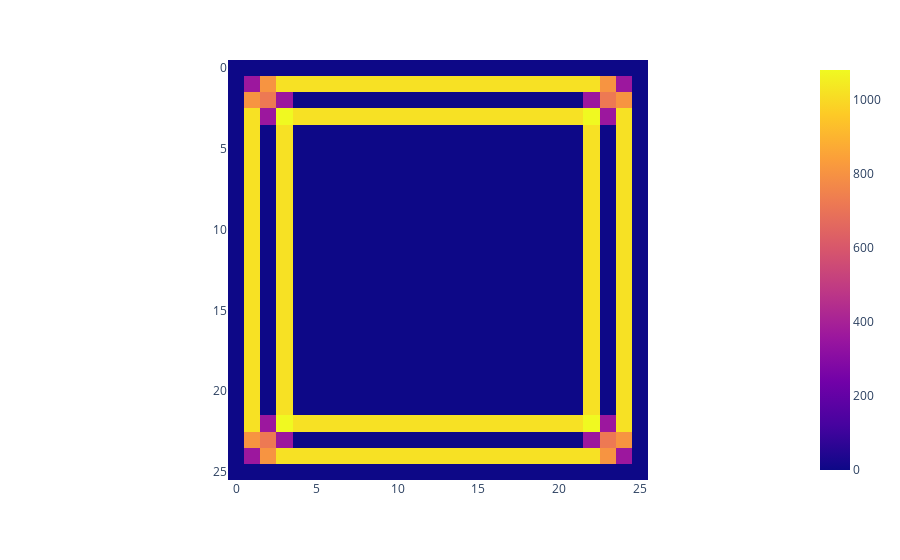

Here is the notebook cell this chart was saved with:
### Code cell
#TODO: calculate and show the gradient magnitude
gradient_magnitude = None

gradient_magnitude = np.sqrt(gx**2 + gy**2)

px.imshow(gradient_magnitude)

### Figure 1 — Plotly figure (JSON) as saved in the notebook; plotly's stock layout.template omitted (floating-point values rounded to 4 significant figures; data arrays with more than 128 entries replaced by an {"elided": "..."} marker saying what was removed)
{"data": [{"coloraxis": "coloraxis", "hovertemplate": "x: %{x}<br>y: %{y}<br>color: %{z}<extra></extra>", "type": "heatmap", "z": {"elided": "26x26 float values"}}], "layout": {"coloraxis": {"colorscale": [[0, "#0d0887"], [0.1111, "#46039f"], [0.2222, "#7201a8"], [0.3333, "#9c179e"], [0.4444, "#bd3786"], [0.5556, "#d8576b"], [0.6667, "#ed7953"], [0.7778, "#fb9f3a"], [0.8889, "#fdca26"], [1, "#f0f921"]]}, "margin": {"t": 60}, "xaxis": {"constrain": "domain", "scaleanchor": "y"}, "yaxis": {"autorange": "reversed", "constrain": "domain"}}}
